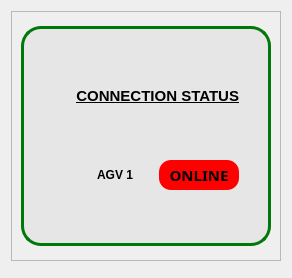
      <widget class="QWidget" name="ANASAYFA">
       <property name="styleSheet">
        <string notr="true"/>
       </property>
       <attribute name="icon">
        <iconset resource="../autonomous_guided_vehicles_gui-main/docs/ikonlar.qrc">
         <normaloff>:/images/icons/homepage.png</normaloff>:/images/icons/homepage.png</iconset>
       </attribute>
       <attribute name="title">
        <string>HOME PAGE</string>
       </attribute>
       <layout class="QVBoxLayout" name="verticalLayout_7">
        <item>
         <widget class="QFrame" name="frame_ust">
          <property name="minimumSize">
           <size>
            <width>0</width>
            <height>250</height>
           </size>
          </property>
          <property name="maximumSize">
           <size>
            <width>16777215</width>
            <height>250</height>
           </size>
          </property>
          <property name="frameShape">
           <enum>QFrame::StyledPanel</enum>
          </property>
          <property name="frameShadow">
           <enum>QFrame::Raised</enum>
          </property>
          <layout class="QHBoxLayout" name="horizontalLayout">
           <item>
            <widget class="QFrame" name="frame">
             <property name="minimumSize">
              <size>
               <width>250</width>
               <height>150</height>
              </size>
             </property>
             <property name="maximumSize">
              <size>
               <width>300</width>
               <height>220</height>
              </size>
             </property>
             <property name="styleSheet">
              <string notr="true">background-color: rgb(230, 230, 230);
border-radius: 20px;
border: 3px solid  rgb(0, 120, 10);
</string>
             </property>
             <property name="frameShape">
              <enum>QFrame::StyledPanel</enum>
             </property>
             <property name="frameShadow">
              <enum>QFrame::Raised</enum>
             </property>
             <layout class="QGridLayout" name="gridLayout">
              <item row="4" column="0">
               <widget class="QLabel" name="text_10">
                <property name="sizePolicy">
                 <sizepolicy hsizetype="Expanding" vsizetype="Preferred">
                  <horstretch>0</horstretch>
                  <verstretch>0</verstretch>
                 </sizepolicy>
                </property>
                <property name="minimumSize">
                 <size>
                  <width>50</width>
                  <height>30</height>
                 </size>
                </property>
                <property name="maximumSize">
                 <size>
                  <width>100</width>
                  <height>30</height>
                 </size>
                </property>
                <property name="font">
                 <font>
                  <weight>75</weight>
                  <bold>true</bold>
                 </font>
                </property>
                <property name="styleSheet">
                 <string notr="true">border:none;</string>
                </property>
                <property name="text">
                 <string>AGV 1</string>
                </property>
                <property name="alignment">
                 <set>Qt::AlignRight|Qt::AlignTrailing|Qt::AlignVCenter</set>
                </property>
               </widget>
              </item>
              <item row="4" column="2">
               <widget class="QLabel" name="agv_net_durumu">
                <property name="enabled">
                 <bool>true</bool>
                </property>
                <property name="sizePolicy">
                 <sizepolicy hsizetype="Expanding" vsizetype="Preferred">
                  <horstretch>0</horstretch>
                  <verstretch>0</verstretch>
                 </sizepolicy>
                </property>
                <property name="minimumSize">
                 <size>
                  <width>60</width>
                  <height>30</height>
                 </size>
                </property>
                <property name="maximumSize">
                 <size>
                  <width>80</width>
                  <height>30</height>
                 </size>
                </property>
                <property name="palette">
                 <palette>
                  <active>
                   <colorrole role="WindowText">
                    <brush brushstyle="SolidPattern">
                     <color alpha="255">
                      <red>0</red>
                      <green>0</green>
                      <blue>0</blue>
                     </color>
                    </brush>
                   </colorrole>
                   <colorrole role="Button">
                    <brush brushstyle="SolidPattern">
                     <color alpha="255">
                      <red>51</red>
                      <green>209</green>
                      <blue>122</blue>
                     </color>
                    </brush>
                   </colorrole>
                   <colorrole role="Light">
                    <brush brushstyle="SolidPattern">
                     <color alpha="255">
                      <red>121</red>
                      <green>255</green>
                      <blue>181</blue>
                     </color>
                    </brush>
                   </colorrole>
                   <colorrole role="Midlight">
                    <brush brushstyle="SolidPattern">
                     <color alpha="255">
                      <red>86</red>
                      <green>232</green>
                      <blue>151</blue>
                     </color>
                    </brush>
                   </colorrole>
                   <colorrole role="Dark">
                    <brush brushstyle="SolidPattern">
                     <color alpha="255">
                      <red>25</red>
                      <green>104</green>
                      <blue>61</blue>
                     </color>
                    </brush>
                   </colorrole>
                   <colorrole role="Mid">
                    <brush brushstyle="SolidPattern">
                     <color alpha="255">
                      <red>34</red>
                      <green>139</green>
                      <blue>81</blue>
                     </color>
                    </brush>
                   </colorrole>
                   <colorrole role="Text">
                    <brush brushstyle="SolidPattern">
                     <color alpha="255">
                      <red>0</red>
                      <green>0</green>
                      <blue>0</blue>
                     </color>
                    </brush>
                   </colorrole>
                   <colorrole role="BrightText">
                    <brush brushstyle="SolidPattern">
                     <color alpha="255">
                      <red>255</red>
                      <green>255</green>
                      <blue>255</blue>
                     </color>
                    </brush>
                   </colorrole>
                   <colorrole role="ButtonText">
                    <brush brushstyle="SolidPattern">
                     <color alpha="255">
                      <red>0</red>
                      <green>0</green>
                      <blue>0</blue>
                     </color>
                    </brush>
                   </colorrole>
                   <colorrole role="Base">
                    <brush brushstyle="SolidPattern">
                     <color alpha="255">
                      <red>255</red>
                      <green>255</green>
                      <blue>255</blue>
                     </color>
                    </brush>
                   </colorrole>
                   <colorrole role="Window">
                    <brush brushstyle="SolidPattern">
                     <color alpha="255">
                      <red>51</red>
                      <green>209</green>
                      <blue>122</blue>
                     </color>
                    </brush>
                   </colorrole>
                   <colorrole role="Shadow">
                    <brush brushstyle="SolidPattern">
                     <color alpha="255">
                      <red>0</red>
                      <green>0</green>
                      <blue>0</blue>
                     </color>
                    </brush>
                   </colorrole>
                   <colorrole role="AlternateBase">
                    <brush brushstyle="SolidPattern">
                     <color alpha="255">
                      <red>153</red>
                      <green>232</green>
                      <blue>188</blue>
                     </color>
                    </brush>
                   </colorrole>
                   <colorrole role="ToolTipBase">
                    <brush brushstyle="SolidPattern">
                     <color alpha="255">
                      <red>255</red>
                      <green>255</green>
                      <blue>220</blue>
                     </color>
                    </brush>
                   </colorrole>
                   <colorrole role="ToolTipText">
                    <brush brushstyle="SolidPattern">
                     <color alpha="255">
                      <red>0</red>
                      <green>0</green>
                      <blue>0</blue>
                     </color>
                    </brush>
                   </colorrole>
                   <colorrole role="PlaceholderText">
                    <brush brushstyle="SolidPattern">
                     <color alpha="128">
                      <red>0</red>
                      <green>0</green>
                      <blue>0</blue>
                     </color>
                    </brush>
                   </colorrole>
                  </active>
                  <inactive>
                   <colorrole role="WindowText">
                    <brush brushstyle="SolidPattern">
                     <color alpha="255">
                      <red>0</red>
                      <green>0</green>
                      <blue>0</blue>
                     </color>
                    </brush>
                   </colorrole>
                   <colorrole role="Button">
                    <brush brushstyle="SolidPattern">
                     <color alpha="255">
                      <red>51</red>
                      <green>209</green>
                      <blue>122</blue>
                     </color>
                    </brush>
                   </colorrole>
                   <colorrole role="Light">
                    <brush brushstyle="SolidPattern">
                     <color alpha="255">
                      <red>121</red>
                      <green>255</green>
                      <blue>181</blue>
                     </color>
                    </brush>
                   </colorrole>
                   <colorrole role="Midlight">
                    <brush brushstyle="SolidPattern">
                     <color alpha="255">
                      <red>86</red>
                      <green>232</green>
                      <blue>151</blue>
                     </color>
                    </brush>
                   </colorrole>
                   <colorrole role="Dark">
                    <brush brushstyle="SolidPattern">
                     <color alpha="255">
                      <red>25</red>
                      <green>104</green>
                      <blue>61</blue>
                     </color>
                    </brush>
                   </colorrole>
                   <colorrole role="Mid">
                    <brush brushstyle="SolidPattern">
                     <color alpha="255">
                      <red>34</red>
                      <green>139</green>
                      <blue>81</blue>
                     </color>
                    </brush>
                   </colorrole>
                   <colorrole role="Text">
                    <brush brushstyle="SolidPattern">
                     <color alpha="255">
                      <red>0</red>
                      <green>0</green>
                      <blue>0</blue>
                     </color>
                    </brush>
                   </colorrole>
                   <colorrole role="BrightText">
                    <brush brushstyle="SolidPattern">
                     <color alpha="255">
                      <red>255</red>
                      <green>255</green>
                      <blue>255</blue>
                     </color>
                    </brush>
                   </colorrole>
                   <colorrole role="ButtonText">
                    <brush brushstyle="SolidPattern">
                     <color alpha="255">
                      <red>0</red>
                      <green>0</green>
                      <blue>0</blue>
                     </color>
                    </brush>
                   </colorrole>
                   <colorrole role="Base">
                    <brush brushstyle="SolidPattern">
                     <color alpha="255">
                      <red>255</red>
                      <green>255</green>
                      <blue>255</blue>
                     </color>
                    </brush>
                   </colorrole>
                   <colorrole role="Window">
                    <brush brushstyle="SolidPattern">
                     <color alpha="255">
                      <red>51</red>
                      <green>209</green>
                      <blue>122</blue>
                     </color>
                    </brush>
                   </colorrole>
                   <colorrole role="Shadow">
                    <brush brushstyle="SolidPattern">
                     <color alpha="255">
                      <red>0</red>
                      <green>0</green>
                      <blue>0</blue>
                     </color>
                    </brush>
                   </colorrole>
                   <colorrole role="AlternateBase">
                    <brush brushstyle="SolidPattern">
                     <color alpha="255">
                      <red>153</red>
                      <green>232</green>
                      <blue>188</blue>
                     </color>
                    </brush>
                   </colorrole>
                   <colorrole role="ToolTipBase">
                    <brush brushstyle="SolidPattern">
                     <color alpha="255">
                      <red>255</red>
                      <green>255</green>
                      <blue>220</blue>
                     </color>
                    </brush>
                   </colorrole>
                   <colorrole role="ToolTipText">
                    <brush brushstyle="SolidPattern">
                     <color alpha="255">
                      <red>0</red>
                      <green>0</green>
                      <blue>0</blue>
                     </color>
                    </brush>
                   </colorrole>
                   <colorrole role="PlaceholderText">
                    <brush brushstyle="SolidPattern">
                     <color alpha="128">
                      <red>0</red>
                      <green>0</green>
                      <blue>0</blue>
                     </color>
                    </brush>
                   </colorrole>
                  </inactive>
                  <disabled>
                   <colorrole role="WindowText">
                    <brush brushstyle="SolidPattern">
                     <color alpha="255">
                      <red>25</red>
                      <green>104</green>
                      <blue>61</blue>
                     </color>
                    </brush>
                   </colorrole>
                   <colorrole role="Button">
                    <brush brushstyle="SolidPattern">
                     <color alpha="255">
                      <red>51</red>
                      <green>209</green>
                      <blue>122</blue>
                     </color>
                    </brush>
                   </colorrole>
                   <colorrole role="Light">
                    <brush brushstyle="SolidPattern">
                     <color alpha="255">
                      <red>121</red>
                      <green>255</green>
                      <blue>181</blue>
                     </color>
                    </brush>
                   </colorrole>
                   <colorrole role="Midlight">
                    <brush brushstyle="SolidPattern">
                     <color alpha="255">
                      <red>86</red>
                      <green>232</green>
                      <blue>151</blue>
                     </color>
                    </brush>
                   </colorrole>
                   <colorrole role="Dark">
                    <brush brushstyle="SolidPattern">
                     <color alpha="255">
                      <red>25</red>
                      <green>104</green>
                      <blue>61</blue>
                     </color>
                    </brush>
                   </colorrole>
                   <colorrole role="Mid">
                    <brush brushstyle="SolidPattern">
                     <color alpha="255">
                      <red>34</red>
                      <green>139</green>
                      <blue>81</blue>
                     </color>
                    </brush>
                   </colorrole>
                   <colorrole role="Text">
                    <brush brushstyle="SolidPattern">
                     <color alpha="255">
                      <red>25</red>
                      <green>104</green>
                      <blue>61</blue>
                     </color>
                    </brush>
                   </colorrole>
                   <colorrole role="BrightText">
                    <brush brushstyle="SolidPattern">
                     <color alpha="255">
                      <red>255</red>
                      <green>255</green>
                      <blue>255</blue>
                     </color>
                    </brush>
                   </colorrole>
                   <colorrole role="ButtonText">
                    <brush brushstyle="SolidPattern">
                     <color alpha="255">
                      <red>25</red>
                      <green>104</green>
                      <blue>61</blue>
                     </color>
                    </brush>
                   </colorrole>
                   <colorrole role="Base">
                    <brush brushstyle="SolidPattern">
                     <color alpha="255">
                      <red>51</red>
                      <green>209</green>
                      <blue>122</blue>
                     </color>
                    </brush>
                   </colorrole>
                   <colorrole role="Window">
                    <brush brushstyle="SolidPattern">
                     <color alpha="255">
                      <red>51</red>
                      <green>209</green>
                      <blue>122</blue>
                     </color>
                    </brush>
                   </colorrole>
                   <colorrole role="Shadow">
                    <brush brushstyle="SolidPattern">
                     <color alpha="255">
                      <red>0</red>
                      <green>0</green>
                      <blue>0</blue>
                     </color>
                    </brush>
                   </colorrole>
                   <colorrole role="AlternateBase">
                    <brush brushstyle="SolidPattern">
                     <color alpha="255">
                      <red>51</red>
                      <green>209</green>
                      <blue>122</blue>
                     </color>
                    </brush>
                   </colorrole>
                   <colorrole role="ToolTipBase">
                    <brush brushstyle="SolidPattern">
                     <color alpha="255">
                      <red>255</red>
                      <green>255</green>
                      <blue>220</blue>
                     </color>
                    </brush>
                   </colorrole>
                   <colorrole role="ToolTipText">
                    <brush brushstyle="SolidPattern">
                     <color alpha="255">
                      <red>0</red>
                      <green>0</green>
                      <blue>0</blue>
                     </color>
                    </brush>
                   </colorrole>
                   <colorrole role="PlaceholderText">
                    <brush brushstyle="SolidPattern">
                     <color alpha="128">
                      <red>0</red>
                      <green>0</green>
                      <blue>0</blue>
                     </color>
                    </brush>
                   </colorrole>
                  </disabled>
                 </palette>
                </property>
                <property name="font">
                 <font>
                  <family>Ubuntu Mono</family>
                  <pointsize>11</pointsize>
                  <weight>75</weight>
                  <bold>true</bold>
                 </font>
                </property>
                <property name="styleSheet">
                 <string notr="true">border:none;background-color:rgb(255,0,0);border-radius:12px;</string>
                </property>
                <property name="text">
                 <string>ONLINE</string>
                </property>
                <property name="alignment">
                 <set>Qt::AlignCenter</set>
                </property>
                <property name="wordWrap">
                 <bool>true</bool>
                </property>
                <property name="indent">
                 <number>1</number>
                </property>
               </widget>
              </item>
              <item row="2" column="3">
               <widget class="QLabel" name="label_4">
                <property name="maximumSize">
                 <size>
                  <width>16777215</width>
                  <height>30</height>
                 </size>
                </property>
                <property name="font">
                 <font>
                  <family>Ubuntu</family>
                  <pointsize>11</pointsize>
                  <weight>75</weight>
                  <bold>true</bold>
                  <underline>true</underline>
                 </font>
                </property>
                <property name="styleSheet">
                 <string notr="true">border:none;</string>
                </property>
                <property name="text">
                 <string/>
                </property>
               </widget>
              </item>
              <item row="2" column="0" colspan="3">
               <widget class="QLabel" name="text_9">
                <property name="maximumSize">
                 <size>
                  <width>16777215</width>
                  <height>30</height>
                 </size>
                </property>
                <property name="font">
                 <font>
                  <family>Ubuntu</family>
                  <pointsize>11</pointsize>
                  <weight>75</weight>
                  <bold>true</bold>
                  <underline>true</underline>
                 </font>
                </property>
                <property name="styleSheet">
                 <string notr="true">border:none;</string>
                </property>
                <property name="text">
                 <string>CONNECTION STATUS</string>
                </property>
                <property name="alignment">
                 <set>Qt::AlignRight|Qt::AlignTrailing|Qt::AlignVCenter</set>
                </property>
               </widget>
              </item>
             </layout>
             <zorder>label_4</zorder>
             <zorder>text_10</zorder>
             <zorder>agv_net_durumu</zorder>
             <zorder>text_9</zorder>
            </widget>
           </item>
          </layout>
         </widget>
        </item>
        <item>
         <widget class="QFrame" name="frame_log">
          <property name="frameShape">
           <enum>QFrame::StyledPanel</enum>
          </property>
          <property name="frameShadow">
           <enum>QFrame::Raised</enum>
          </property>
          <widget class="QListWidget" name="bildiri_ekrani">
           <property name="geometry">
            <rect>
             <x>10</x>
             <y>10</y>
             <width>700</width>
             <height>241</height>
            </rect>
           </property>
           <property name="sizePolicy">
            <sizepolicy hsizetype="Expanding" vsizetype="Preferred">
             <horstretch>0</horstretch>
             <verstretch>0</verstretch>
            </sizepolicy>
           </property>
           <property name="minimumSize">
            <size>
             <width>700</width>
             <height>200</height>
            </size>
           </property>
           <property name="maximumSize">
            <size>
             <width>700</width>
             <height>700</height>
            </size>
           </property>
           <property name="styleSheet">
            <string notr="true">border-radius:15px;
background-color: rgb(230, 230, 230);
border: 5px solid  rgb(0, 120, 10);
</string>
           </property>
          </widget>
         </widget>
        </item>
       </layout>
      </widget>
